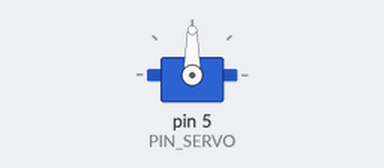
A sketch run on a simulated Arduino Uno, built with avr-gcc and run on an emulated ATmega328P. Parts: servo.

Above: at 0.1 s.
At 3.1 s:
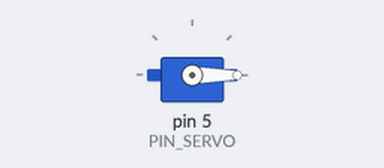
Timing chart, 0 to 4.6 s (numbered marks = the images above):
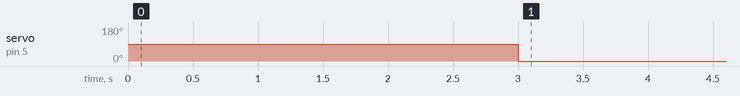

Measured:
- by itself, servo on pin 5 (PIN_SERVO): 90° → 0° at 3.0 s

The sketch:

LetThereBeLight.ino
```cpp
#include <Servo.h>
#include <time.h>

const int PIN_SERVO = 5;
const unsigned long KEEP_ALIVE_IN_MS = 25 * 60 * 1000;

Servo lightSwitcher;
int   lightSwitcherPos = 0;
unsigned long lastKeepAliveStartTime = 0;

void setup() {
  // put your setup code here, to run once:
  lightSwitcher.attach(PIN_SERVO);

  // Set to the mid point to block the sensor and delay briefly, then we'll move out of the way again
  lightSwitcher.write(90);
  delay(3000);

  lightSwitcher.write(0);
}

void loop() {
  // put your main code here, to run repeatedly:

  unsigned long currentTime = millis();
  if (currentTime >= lastKeepAliveStartTime + KEEP_ALIVE_IN_MS) {
    // Handle rollover
    lastKeepAliveStartTime = currentTime;

    // Set to the mid point to block the sensor and delay briefly, then we'll move out of the way again
    lightSwitcher.write(90);
    delay(3000);

    lightSwitcherPos = (lightSwitcherPos + 180) % 360;
    lightSwitcher.write(lightSwitcherPos);
  }

}
```
